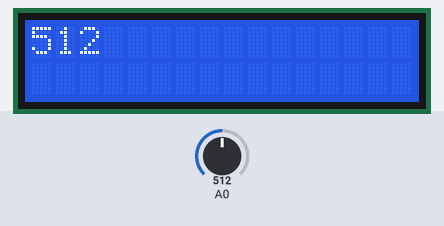
The sketch below on a simulated Arduino Uno, built with avr-gcc and run on an emulated ATmega328P. Shown: 16×2 character LCD. The inputs (shaded band) are chosen by the test bench; at power-on: A0 = 512.

Above: at 2.2 s.
2.3 s: A0 set to 716
At 3.8 s:
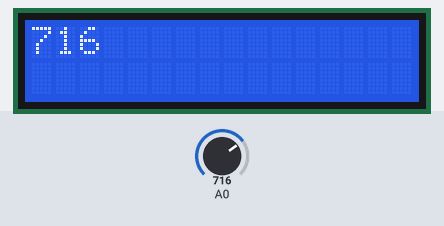
4.1 s: A0 set to 900
At 5.4 s:
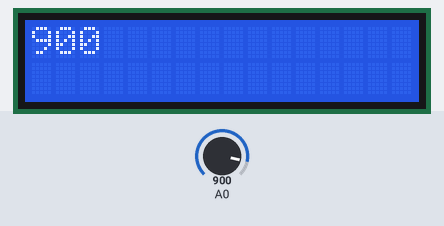
5.7 s: A0 set to 1023
At 7.1 s:
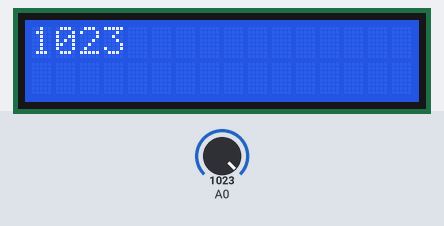
Timing chart, 0 to 8.7 s (numbered marks = the images above; inputs shaded):
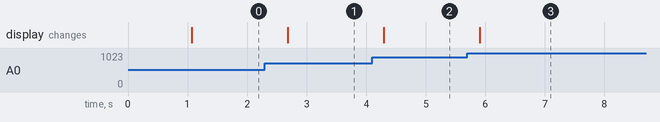

The sketch:

LCD_button_ADC_input.ino
```cpp
#include <LiquidCrystal.h>

LiquidCrystal lcd(8, 9, 4, 5, 6, 7);

int adcIn  = 0;

void setup(){
   lcd.begin(16, 2);

   lcd.setCursor(0,0);
   lcd.print("Hold each button");
   delay(1000);
}

void loop(){
  lcd.clear();
  lcd.setCursor(0,0);

  adcIn = analogRead(0);

  lcd.print(adcIn);

  delay(400);


}
```

Measured:
- after the input at 2.3 s, the display: changes after 0.38 s (image 1)
- after the input at 4.1 s, the display: changes after 0.19 s (image 2)
- after the input at 5.7 s, the display: changes after 0.20 s (image 3)
